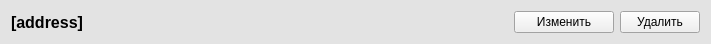
<?xml version="1.0" encoding="UTF-8"?>
<ui version="4.0">
 <class>StorageWidget</class>
 <widget class="QWidget" name="StorageWidget">
  <property name="geometry">
   <rect>
    <x>0</x>
    <y>0</y>
    <width>711</width>
    <height>41</height>
   </rect>
  </property>
  <property name="palette">
   <palette>
    <active>
     <colorrole role="Base">
      <brush brushstyle="SolidPattern">
       <color alpha="255">
        <red>255</red>
        <green>255</green>
        <blue>255</blue>
       </color>
      </brush>
     </colorrole>
     <colorrole role="Window">
      <brush brushstyle="SolidPattern">
       <color alpha="255">
        <red>227</red>
        <green>227</green>
        <blue>227</blue>
       </color>
      </brush>
     </colorrole>
    </active>
    <inactive>
     <colorrole role="Base">
      <brush brushstyle="SolidPattern">
       <color alpha="255">
        <red>255</red>
        <green>255</green>
        <blue>255</blue>
       </color>
      </brush>
     </colorrole>
     <colorrole role="Window">
      <brush brushstyle="SolidPattern">
       <color alpha="255">
        <red>227</red>
        <green>227</green>
        <blue>227</blue>
       </color>
      </brush>
     </colorrole>
    </inactive>
    <disabled>
     <colorrole role="Base">
      <brush brushstyle="SolidPattern">
       <color alpha="255">
        <red>227</red>
        <green>227</green>
        <blue>227</blue>
       </color>
      </brush>
     </colorrole>
     <colorrole role="Window">
      <brush brushstyle="SolidPattern">
       <color alpha="255">
        <red>227</red>
        <green>227</green>
        <blue>227</blue>
       </color>
      </brush>
     </colorrole>
    </disabled>
   </palette>
  </property>
  <property name="windowTitle">
   <string>Form</string>
  </property>
  <property name="autoFillBackground">
   <bool>true</bool>
  </property>
  <layout class="QHBoxLayout" name="horizontalLayout">
   <item>
    <widget class="QLabel" name="AddressLabel">
     <property name="minimumSize">
      <size>
       <width>400</width>
       <height>0</height>
      </size>
     </property>
     <property name="font">
      <font>
       <pointsize>12</pointsize>
       <weight>75</weight>
       <bold>true</bold>
      </font>
     </property>
     <property name="text">
      <string>[address]</string>
     </property>
    </widget>
   </item>
   <item>
    <spacer name="horizontalSpacer">
     <property name="orientation">
      <enum>Qt::Horizontal</enum>
     </property>
     <property name="sizeHint" stdset="0">
      <size>
       <width>40</width>
       <height>20</height>
      </size>
     </property>
    </spacer>
   </item>
   <item>
    <widget class="QPushButton" name="EditButton">
     <property name="minimumSize">
      <size>
       <width>100</width>
       <height>0</height>
      </size>
     </property>
     <property name="text">
      <string>Изменить</string>
     </property>
    </widget>
   </item>
   <item>
    <widget class="QPushButton" name="pushButton">
     <property name="text">
      <string>Удалить</string>
     </property>
    </widget>
   </item>
  </layout>
 </widget>
 <resources/>
 <connections/>
</ui>
